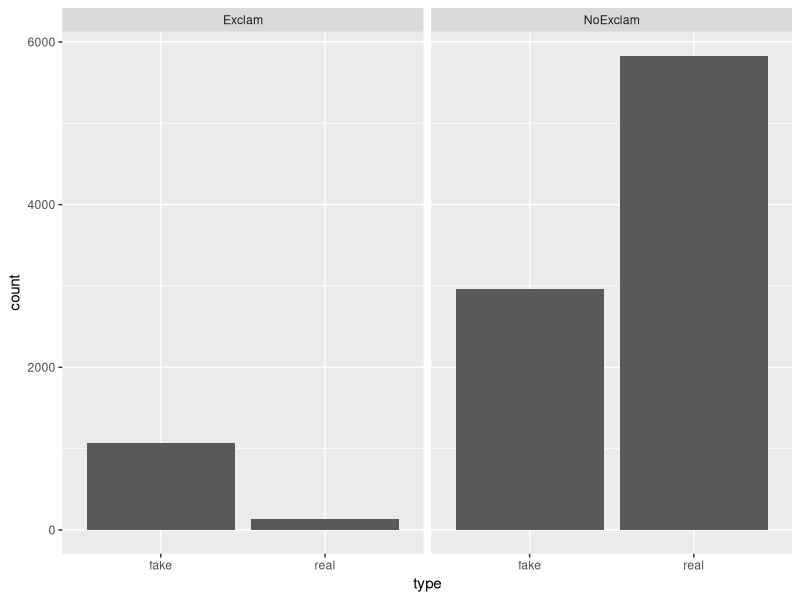
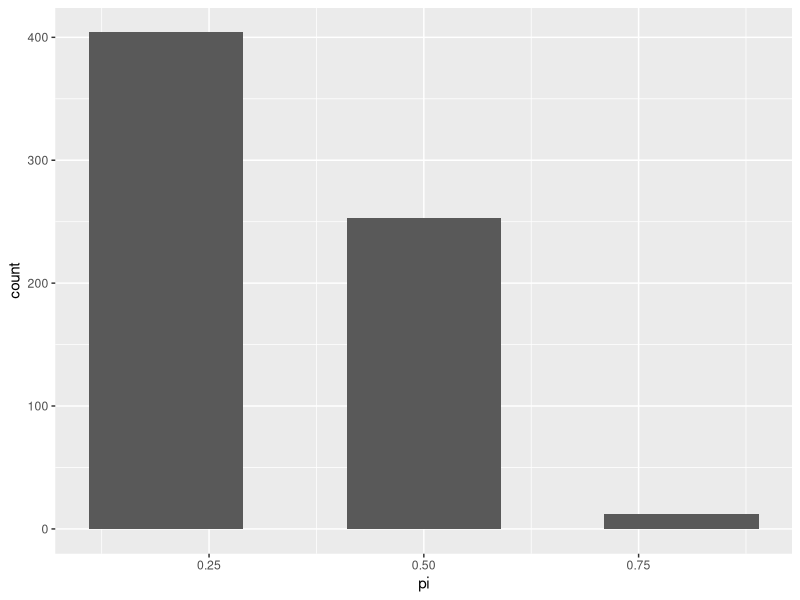

Write the R code that produced these figures, in order.
## ---- chunk 1
DiagrammeR::grViz("
  digraph {
  
  # node statement
  node [shape = oval]
  a [label = 'Prior: 40% of the article are fake'];
  b [label = 'Data: ! more common among fake news'];
  c [label = 'Posterior: Is the article fake or not?!'];

  # edge statement
  a -> c b -> c
  }")
## ---- chunk 2
B <- c(0.1067, 0.2933, 0.4)
Bc <- c(0.0133, 0.5867, 0.6)
Total <- c(0.12, 0.88, 1)
joint_p <- data.frame(B, Bc, Total, row.names = c("A", "Ac", "Total"))
knitr::kable(joint_p)
## ---- chunk 3
library(dplyr)
library(ggplot2)
set.seed(84735)
# Define possible articles
article <- data.frame(type = c("real", "fake"))

# Define the prior model
prior <- c(0.6, 0.4)
article_sim <- dplyr::sample_n(article, size = 10000, 
                        weight = prior, 
                        replace = TRUE)
# dats model
article_sim <- article_sim %>% 
  mutate(data_model = case_when(type == "fake" ~ 0.2667,
                                type == "real" ~ 0.0222))


# Simulate exclamation point usage 
data <- c("NoExclam", "Exclam")

set.seed(3)
# Rbase simplier ? 
article_sim <- article_sim %>%
  group_by(1:n()) %>% 
  mutate(usage = sample(data, size = 1, 
                        prob = c(1 - data_model, data_model)))

ggplot(article_sim, aes(x = type)) + 
  geom_bar() + 
  facet_wrap(~ usage)

## ---- chunk 4
pi <- c(0.2, 0.5, 0.8, "total")
# pmf : probability mass functions
pmf <- c(0.1, 0.25, 0.65, 1)
prior_pi <- data.frame(pi, pmf)
knitr::kable(t(prior_pi))
## ---- chunk 5
# Define possible win probabilities
chess <- data.frame(pi = c(0.2, 0.5, 0.8))

# Define the prior model
prior <- c(0.10, 0.25, 0.65)

# Simulate 10000 values of pi from the prior
set.seed(84735)
chess_sim <- sample_n(chess, size = 10000, weight = prior, replace = TRUE)

chess_sim <- chess_sim %>% 
  mutate(y = rbinom(10000, size = 6, prob = pi))

# Focus on simulations with y = 1
win_one <- chess_sim %>% 
  filter(y == 1)


# Plot the posterior approximation
ggplot(win_one, aes(x = pi)) + 
  geom_bar()
